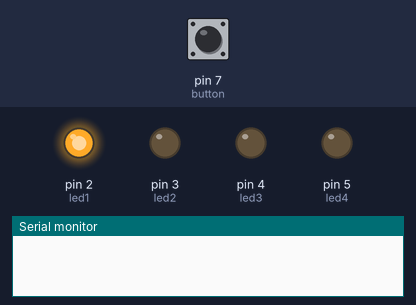
Bench run of a sketch on a simulated Arduino Uno, built with avr-gcc and run on an emulated ATmega328P. Parts: output pins drawn as LEDs (lit = HIGH), the last lines printed to the serial monitor. Inputs (shaded band) come from the test bench; at power-on: pin 7 (button) LOW.

Above: at 1.2 s.
1.3 s: pin 7 (button) pulled HIGH for 0.15 s
At 2.3 s:
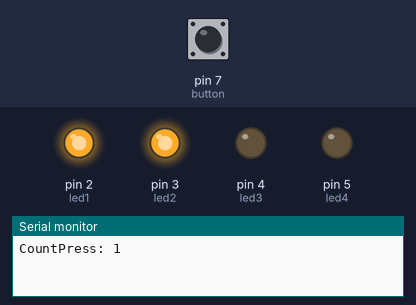
2.9 s: pin 7 (button) pulled HIGH for 1 s
At 3.5 s:
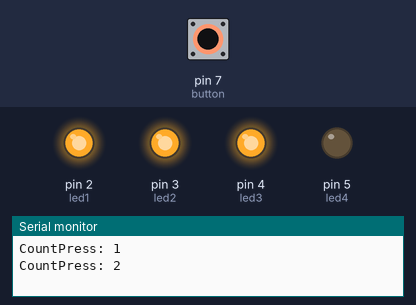
5.4 s: pin 7 (button) pulled HIGH for 0.15 s
At 6.6 s:
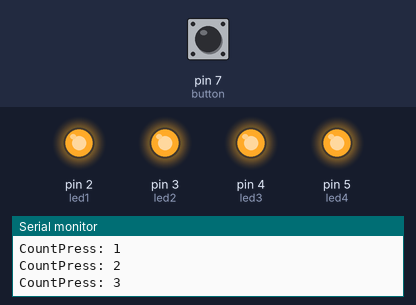
7.0 s: pin 7 (button) pulled HIGH for 3.2 s
At 7.8 s:
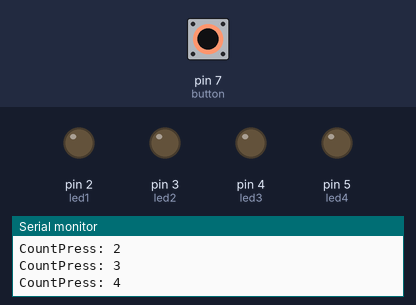
Timing chart, 0 to 10.0 s (numbered marks = the images above; inputs shaded):
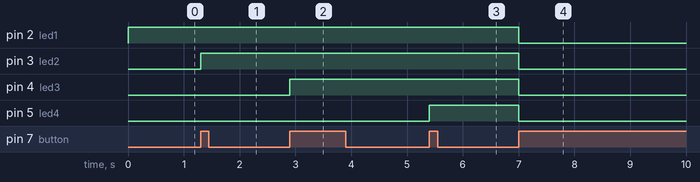

Measured:
- after the input at 1.3 s, pin 3 (led2): LOW → HIGH at once
- after the input at 2.9 s, pin 4 (led3): LOW → HIGH at once
- after the input at 5.4 s, pin 5 (led4): LOW → HIGH at once
- after the input at 7.0 s, pin 2 (led1), pin 3 (led2), pin 4 (led3), pin 5 (led4): HIGH → LOW at once

The sketch:

challengeLED8.ino
```cpp
#define button 7
#define led1 2
#define led2 3
#define led3 4
#define led4 5

bool StateBTN;
bool previous;
bool State = 0;
int num = 0;

void setup() {
  // put your setup code here, to run once:
  pinMode(button, INPUT);
  pinMode(led1, OUTPUT);
  pinMode(led2, OUTPUT);
  pinMode(led3, OUTPUT);
  pinMode(led4, OUTPUT);
  Serial.begin(9600);
}

void loop() {
  // put your main code here, to run repeatedly:
  StateBTN = digitalRead(button);

  if(StateBTN == HIGH && previous == LOW){
    num++;
    Serial.print("CountPress: ");
    Serial.println(num);
  }
  previous = StateBTN;

  if(num % 5 == 0){
    digitalWrite(led1, HIGH);
    digitalWrite(led2, LOW);
    digitalWrite(led3, LOW);
    digitalWrite(led4, LOW);
  }

  if(num % 5 == 1){
    digitalWrite(led1, HIGH);
    digitalWrite(led2, HIGH);
    digitalWrite(led3, LOW);
    digitalWrite(led4, LOW);
  }

  if(num % 5 == 2){
    digitalWrite(led1, HIGH);
    digitalWrite(led2, HIGH);
    digitalWrite(led3, HIGH);
    digitalWrite(led4, LOW);
  }

  if(num % 5 == 3){
    digitalWrite(led1, HIGH);
    digitalWrite(led2, HIGH);
    digitalWrite(led3, HIGH);
    digitalWrite(led4, HIGH);
  }

  if(num % 5 == 4){
    digitalWrite(led1, LOW);
    digitalWrite(led2, LOW);
    digitalWrite(led3, LOW);
    digitalWrite(led4, LOW);
  }
}
```
